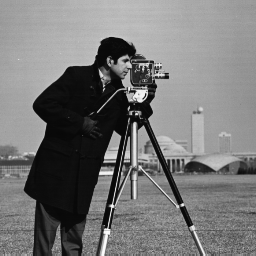
#> input picture data/Set12/1.png, 256 x 256 px
$ python main.py data/Set12/1.png data/Set12/7.png data/Set12/7.png data/Set12/7.png data/Set12/7.png
#> lines starting #> are read from the running program, lines starting #| are printed output that depends on the picture; long printed decimals are rounded
### src/image_ops.py
import cv2
import numpy as np
import matplotlib.pyplot as plt
from scipy.signal import convolve2d


def read_img(bpath, cpath):
    blur = cv2.imread(bpath, cv2.IMREAD_GRAYSCALE).astype(np.float64) / 255
    sharp = cv2.imread(cpath, cv2.IMREAD_GRAYSCALE).astype(np.float64) / 255
    return blur, sharp


def show(img):
    plt.imshow(img, cmap="gray")
    plt.show()


def make_noisy_img(img, noise):
    if img.max() > 1:
        img = img.astype(np.float64) / 255
    return np.clip(img + noise, 0, 1)


def x_grad_map(B):
    gx = np.array([[1, 0, -1]], dtype=np.float64)
    return convolve2d(B, gx, mode="same", boundary="symm")


def y_grad_map(B):
    gy = np.array([[1, 0, -1]], dtype=np.float64).reshape(3, 1)
    return convolve2d(B, gy, mode="same", boundary="symm")


def deconv(blurimg, alpha, alpha_n, lam, kernel=None):
    def fast_deconvolution(yin, k, alpha, alpha_n, lam):
        # [22 lines left out: function denominator, not called in this run]

        LUT = {}
        rang = 10
        step = 0.0001
        xx = np.arange(-rang, rang + step, step)

        # [128 lines left out: function solve_img, not called in this run]

        yout = yin.copy()
        ll = k.shape[0]
        if ll % 2 == 0:
            raise ValueError("kernel size must be odd")

        # compute F{x}
        Nomin1, Denom1, Denom2, K = denominator(yin, k)

        # compute F{w}
        youtx = np.roll(yout, -1, axis=1) - yout
        youty = np.roll(yout, -1, axis=0) - yout
        youtn = yin - np.fft.ifft2(np.fft.fft2(yout) * K).real

        # main loop
        betas = np.geomspace(1, 2**8, num=9)
        gamma = 1 / 50  # =beta_g/beta_n
        beta_n = betas * lam / gamma
        beta_g = betas

        for i in range(len(betas)):
            # w-subproblem
            Wn = solve_img(
                youtn, beta_n[i], alpha_n
            )  # *const -> denoise; /const -> deblur
            Wx = solve_img(
                youtx, beta_g[i], alpha
            )  # *const -> deblur; /const -> denoise
            Wy = solve_img(youty, beta_g[i], alpha)

            # x-subproblem
            Wxx = np.roll(Wx, 1, axis=1) - Wx
            Wyy = np.roll(Wy, 1, axis=0) - Wy
            Wnn = np.fft.ifft2(np.fft.fft2(Wn) * K.conj()).real

            W = -Wnn + gamma * (Wxx + Wyy)
            W = np.fft.fft2(W)

            Denom = Denom1 + Denom2 * gamma
            Fyout = (W + Nomin1) / Denom
            yout = np.fft.ifft2(Fyout).real
            yout = np.clip(yout, 0, 1)

            # update youtx and youty (gradient) and youtn
            youtx = np.roll(yout, -1, axis=1) - yout
            youty = np.roll(yout, -1, axis=0) - yout

            youtn = yin - np.fft.ifft2(np.fft.fft2(yout) * K).real
        return yout

    psf = kernel
    k_size = psf.shape[0]
    # mirror-padding the coded img
    M, N = blurimg.shape
    temp = np.zeros((M + 2 * k_size, N + 2 * k_size))
    temp[k_size : k_size + M, k_size : k_size + N] = blurimg
    for m in range(M + 2 * k_size):
        for n in range(N + 2 * k_size):
            if m < k_size or m >= M + k_size or n < k_size or n >= N + k_size:
                mm, nn = 0, 0
                if m < k_size:
                    mm = 2 * k_size - m
                elif m >= M + k_size:
                    mm = 2 * (M + k_size - 1) - m
                else:
                    mm = m
                if n < k_size:
                    nn = 2 * k_size - n
                elif n >= N + k_size:
                    nn = 2 * (N + k_size - 1) - n
                else:
                    nn = n
                temp[m, n] = temp[mm, nn]
    blurimg = temp.copy()

    # deconvolution
    x = fast_deconvolution(blurimg, psf, alpha, alpha_n, lam)

    # remove padding
    x = x[k_size : k_size + M, k_size : k_size + N]

    return x

### src/param_est.py
import numpy as np
from scipy.ndimage import convolve1d
from scipy.signal import convolve2d
from src.utils import hyper_Laplacian_noise
from scipy.stats import entropy
import pywt


# [42 lines left out: function alpha_estimation, not called in this run]


def DWT_HH(img):
    LL, (LH, HL, HH) = pywt.dwt2(img, "db2")
    return HH


# [6 lines left out: function kernel_center_value, not called in this run]


def local_std(Bg, L):
    # assume mean of Bg is zero
    win_size = 2 * L + 1
    k = np.ones((win_size, win_size), dtype=np.float64) / (win_size**2)
    ms_local = convolve2d(Bg**2, k, mode="same", boundary="symm")
    return np.sqrt(ms_local)


def find_turning_pt(sort_g_std, M, N):
    original_sg = sort_g_std.copy()

    # filter
    d = int(M * N / 2000)
    smooth_filter = np.ones(d * 2 + 1)
    smooth_filter[0] = 0
    smooth_filter[d + 1 :] = -1
    sort_g_std = convolve1d(sort_g_std, smooth_filter, mode="reflect")

    # find the first turning point -> the first local maximum of the filtered sort_g_std
    ind = 0
    for i in range(1, len(sort_g_std)):
        if sort_g_std[i] < sort_g_std[ind]:
            break
        else:
            ind = i - 1
    return original_sg[ind]

### src/utils.py
import numpy as np
import math


def hyper_Laplacian_noise(shape, alpha, std, seed=None):
    rng = np.random.default_rng(seed)
    beta = std * np.sqrt(math.gamma(1 / alpha) / math.gamma(3 / alpha))
    T = rng.gamma(shape=1 / alpha, scale=1.0, size=shape)
    S = rng.choice([-1.0, 1.0], size=shape)
    return beta * S * (T ** (1.0 / alpha))


def Eg(g):
    return np.sum(g * g)


def sigma_noise(sgx_n, sgy_n, E):
    epsilon = 1e-8
    sigma_n = np.sqrt((sgx_n**2 + sgy_n**2 + epsilon) / E)
    return sigma_n


def sigma_gs(sg, sg_n):
    epsilon = 1e-8
    sgs = sg**2 - sg_n**2
    sgs[sgs < epsilon] = epsilon
    return np.sqrt(sgs)


def lambda_library(alpha, C, N):
    i = np.arange(N, dtype=np.float64)  # i = 0 ~ N-1
    lam = C * (2 ** ((alpha / 3) * i))
    return lam

### main.py
import cv2
import numpy as np
import os
from os.path import join
import sys
import src.image_ops as ops
import src.param_est as param
import src.utils as utils


def main():
    # NOTE: To try other noise std by setting std_noise_set = [0.01,0.05]
    # To set clean image, set std_noise_set = 0
    alpha, std_noise_set = 0.8, 0.01
    _, bpath, cpath, rpath1, rpath2, kpath = sys.argv
    B, I_gt = ops.read_img(bpath, cpath)  # [0,1]
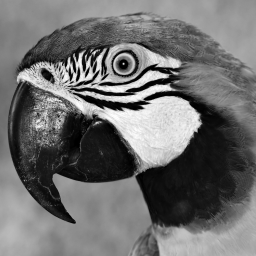
#> input picture data/Set12/7.png, 256 x 256 px
    M, N = B.shape
#> M = 256; N = 256
    kernel = cv2.imread(kpath, cv2.IMREAD_GRAYSCALE).astype(np.float64)
#> kernel: shape (256, 256) float64; min 0, max 254, mean 110.6
    kernel /= kernel.sum()

    # add noise
    # NOTE: To try other noise exponents, set alpha_n_set in [0.1,0.9]
    alpha_n_set = 0.3
    noise = utils.hyper_Laplacian_noise((M, N), alpha_n_set, std_noise_set, seed=0)
    B = ops.make_noisy_img(B, noise)

    # save noised blur img
    B_int = B * 255
    B_int = B_int.astype(np.uint8)
    os.makedirs(rpath1, exist_ok=True)
    filename = os.path.basename(bpath)
    ind, _ = os.path.splitext(filename)
    cv2.imwrite(join(rpath1, "{}.png".format(int(ind))), B_int)
    temp = join(rpath1, "{}.png".format(int(ind)))
    B = cv2.imread(temp, cv2.IMREAD_GRAYSCALE).astype(np.float64) / 255
#> B: shape (256, 256) float64; min 0, max 1, mean 0.464

    # step 1,2
    # std_n
    B_HH = param.DWT_HH(B)
#> in DWT_HH, `LL, (LH, HL, HH) = pywt.dwt2(img, "db2")`:
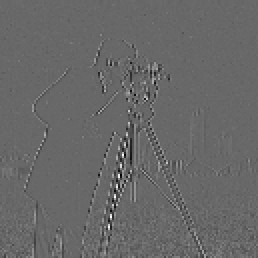
#> HL: shape (129, 129) float64 (shown 2 times larger); min -0.65, max 0.936, mean -0.000479; drawn with min black and max white
    Bgx, Bgy = ops.x_grad_map(B_HH), ops.y_grad_map(B_HH)
#> in x_grad_map, `return convolve2d(B, gx, mode="same", boundary="symm")`:
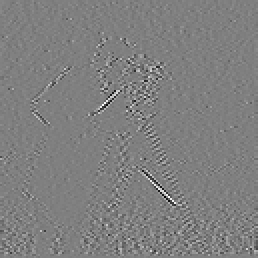
#> returned value: shape (129, 129) float64 (shown 2 times larger); min -0.398, max 0.397, mean -5.94e-05; drawn with min black and max white
#> in y_grad_map, `gy = np.array([[1, 0, -1]], dtype=np.float64).reshape(3, 1)`: gy = [1, 0, -1]
    L = 10
    sgx, sgy = param.local_std(Bgx, L), param.local_std(Bgy, L)
#> in local_std, `return np.sqrt(ms_local)`:
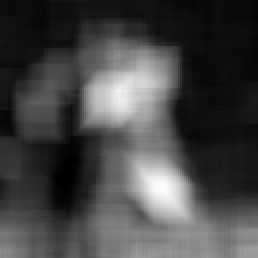
#> returned value: shape (129, 129) float64 (shown 2 times larger); min 0.0119, max 0.109, mean 0.0385; drawn with min black and max white
#> in local_std (call 2), `k = np.ones((win_size, win_size), dtype=np.float64) / (win_size**2)`: k: shape (21, 21) float64; every value is 0.00227

    sort_sgx, sort_sgy = np.sort(sgx.flatten()), np.sort(sgy.flatten())
#> sort_sgx = 16641 values from 0.0119 to 0.109; sort_sgy = 16641 values from 0.0112 to 0.107
    sgx_n, sgy_n = (
        param.find_turning_pt(sort_sgx, M, N),
        param.find_turning_pt(sort_sgy, M, N),
    )
#> in find_turning_pt, `original_sg = sort_g_std.copy()`: original_sg = 16641 values from 0.0119 to 0.109
#> in find_turning_pt, `sort_g_std = convolve1d(sort_g_std, smooth_filter, mode="reflect")`: sort_g_std = 16641 values, max 0.0853 at index 16603, min 5.2e-18 at index 0, mean 0.00589
#> the loop in find_turning_pt, `for i in range(1, len(sort_g_std)):` made 30 passes
#> the loop in find_turning_pt (call 2), `for i in range(1, len(sort_g_std)):` made 33 passes
#> sgx_n = 0.0121; sgy_n = 0.0116
    sigma_n = utils.sigma_noise(sgx_n, sgy_n, utils.Eg(np.array([1, 0, -1])))
#> in sigma_noise, `epsilon = 1e-8`: epsilon = 1e-08
#> in sigma_noise, `sigma_n = np.sqrt((sgx_n**2 + sgy_n**2 + epsilon) / E)`: sigma_n = 0.0119
#> sigma_n = 0.0119

    # print the estimated noise std
    print("std_n=", sigma_n)
#| std_n= 0.01185

    # NOTE: To check the error of estimated noise std, set check_noise_std=True
    check_noise_std=False
    if check_noise_std:
        print("err=",sigma_n-std_noise_set)

    # sigma_gsx,y
    Bgx, Bgy = ops.x_grad_map(B), ops.y_grad_map(B)
    sgx, sgy = param.local_std(Bgx, L), param.local_std(Bgy, L)
#> call 4 of local_std, with L = 10
#> in local_std (call 4), `return np.sqrt(ms_local)`:
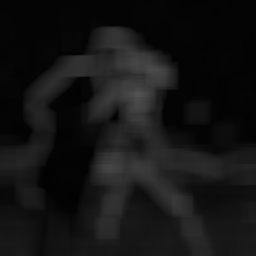
#> returned value: shape (256, 256) float64; min 0.0094, max 0.322, mean 0.0798
    sigma_gsx, sigma_gsy = utils.sigma_gs(sgx, sgx_n), utils.sigma_gs(sgy, sgy_n)
#> in sigma_gs, `sgs[sgs < epsilon] = epsilon`: sgs: shape (256, 256) float64; min 1e-08, max 0.169, mean 0.016
#> in sigma_gs (call 2), `sgs[sgs < epsilon] = epsilon`: sgs: shape (256, 256) float64; min 1e-08, max 0.104, mean 0.0106

    # set alpha_noise=alpha_image gradient in first round restoration
    alpha_n = alpha

    # 1D-interpolation deconv.
    # step 3
    lam_map = (np.sqrt(2 * sigma_n**2 / (sigma_gsx**2 + sigma_gsy**2))) ** alpha
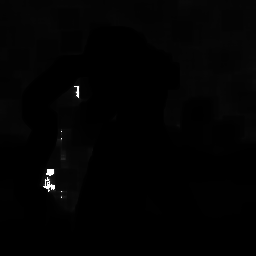
#> lam_map: shape (256, 256) float64; min 0.0739, max 45.61, mean 0.6; drawn with min black and max white
    C = lam_map.min()
#> C = 0.0739
    lam_N = int(np.ceil(3 / alpha * np.log2(lam_map.max() / C)) + 2)
#> lam_N = 37
    lam_library = utils.lambda_library(alpha, C, lam_N)
#> in lambda_library, `lam = C * (2 ** ((alpha / 3) * i))`: lam = 37 values from 0.0739 to 57.39
#> lam_library = 37 values from 0.0739 to 57.39

    # step 4
    I_library = {}
    sat, prev_I = False, None
    for i in range(len(lam_library)):
        if not sat:
            I_library[i] = ops.deconv(B, alpha, alpha_n, lam_library[i], kernel)
        else:
            I_library[i] = prev_I.copy()
            continue
        if np.array_equal(I_library[i], prev_I):
            sat = True
        else:
            prev_I = I_library[i].copy()
#> this loop made 1 pass
#> (k_size in deconv, M in deconv, N in deconv) on pass 1: (256, 256, 256)
#> pass 1, in deconv, `blurimg = temp.copy()`:
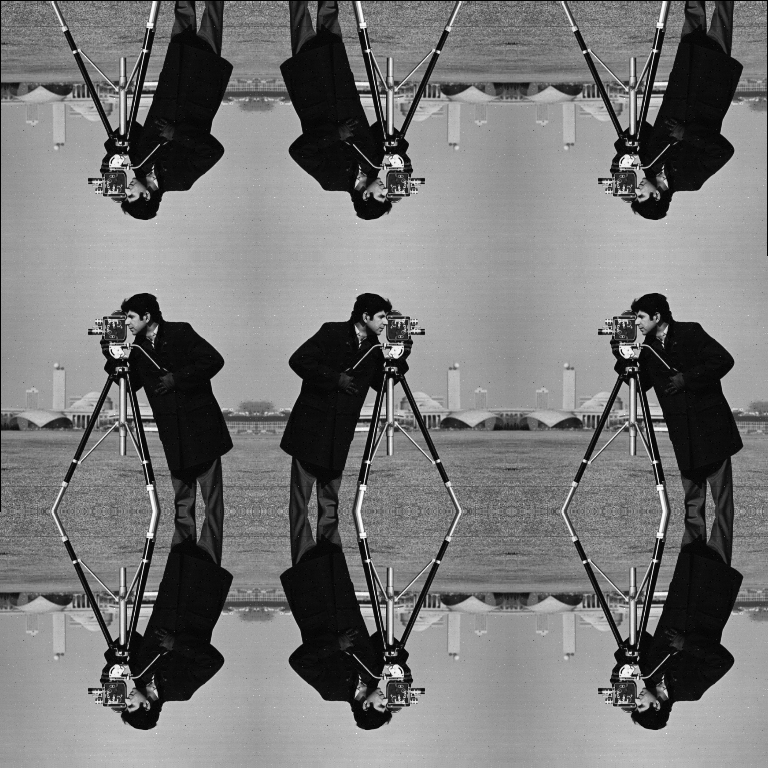
#> blurimg: shape (768, 768) float64; min 0, max 1, mean 0.462
#> after the loop, I_library = 0 items

    w_map = np.zeros_like(lam_map)
    index_map = np.zeros_like(lam_map)
    M, N = w_map.shape
    for m in range(M):
        for n in range(N):
            i = int(np.ceil((3 / alpha) * np.log2(lam_map[m, n] / C)))
            w_map[m, n] = (
                np.log(lam_library[i + 1] / lam_map[m, n])
                / np.log(lam_library[i + 1] / lam_library[i])
            ) ** 1.4
            index_map[m, n] = i
    I_opt = np.zeros_like(lam_map)
    for m in range(M):
        for n in range(N):
            I_opt[m, n] = (
                w_map[m, n] * I_library[index_map[m, n]][m, n]
                + (1 - w_map[m, n]) * I_library[index_map[m, n] + 1][m, n]
            )
    I_opt = np.clip(I_opt, 0, 1)

    # save resulted deblur img
    I_opt = I_opt * 255
    I_opt = I_opt.astype(np.uint8)
    os.makedirs(rpath2, exist_ok=True)
    filename = os.path.basename(bpath)
    ind, _ = os.path.splitext(filename)
    cv2.imwrite(join(rpath2, "{}.png".format(int(ind))), I_opt)
    cv2.imwrite(join(rpath2, "no_exp_est_{}.png".format(int(ind))), I_opt)

    # deconv again with alpha estimation
    # alpha estimation
    B, I_opt = ops.read_img(
        join(rpath1, "{}.png".format(int(ind))),
        join(rpath2, "{}.png".format(int(ind))),
    )
    alpha_n = param.alpha_estimation(B, I_opt, kernel, sigma_n)

    # print the estimated noise alpha
    print("alpha_n=", alpha_n)

    # deal with failure conditions
    if sigma_n > 0.025 or alpha_n == 0.5:
        alpha_n = max(alpha_n, 0.6)
    if param.kernel_center_value(kernel) < 1e-4:
        alpha_n = 0.8

    #  1D-interpolation deconv.
    I_library = {}
    sat, prev_I = False, None
    for i in range(len(lam_library)):
        if not sat:
            I_library[i] = ops.deconv(B, alpha, alpha_n, lam_library[i], kernel)
        else:
            I_library[i] = prev_I.copy()
            continue
        if np.array_equal(I_library[i], prev_I):
            sat = True
        else:
            prev_I = I_library[i].copy()

    w_map = np.zeros_like(lam_map)
    index_map = np.zeros_like(lam_map)
    M, N = w_map.shape
    for m in range(M):
        for n in range(N):
            i = int(np.ceil((3 / alpha) * np.log2(lam_map[m, n] / C)))
            w_map[m, n] = (
                np.log(lam_library[i + 1] / lam_map[m, n])
                / np.log(lam_library[i + 1] / lam_library[i])
            ) ** 1.4
            index_map[m, n] = i

    I_opt = np.zeros_like(lam_map)
    for m in range(M):
        for n in range(N):
            I_opt[m, n] = (
                w_map[m, n] * I_library[index_map[m, n]][m, n]
                + (1 - w_map[m, n]) * I_library[index_map[m, n] + 1][m, n]
            )
    I_opt = np.clip(I_opt, 0, 1)

    # save resulted deblur img
    I_opt = I_opt * 255
    I_opt = I_opt.astype(np.uint8)
    os.makedirs(rpath2, exist_ok=True)
    filename = os.path.basename(bpath)
    ind, _ = os.path.splitext(filename)
    cv2.imwrite(join(rpath2, "{}.png".format(int(ind))), I_opt)


if __name__ == "__main__":
#> (the run stopped early here; a loop or call above may not have finished)
